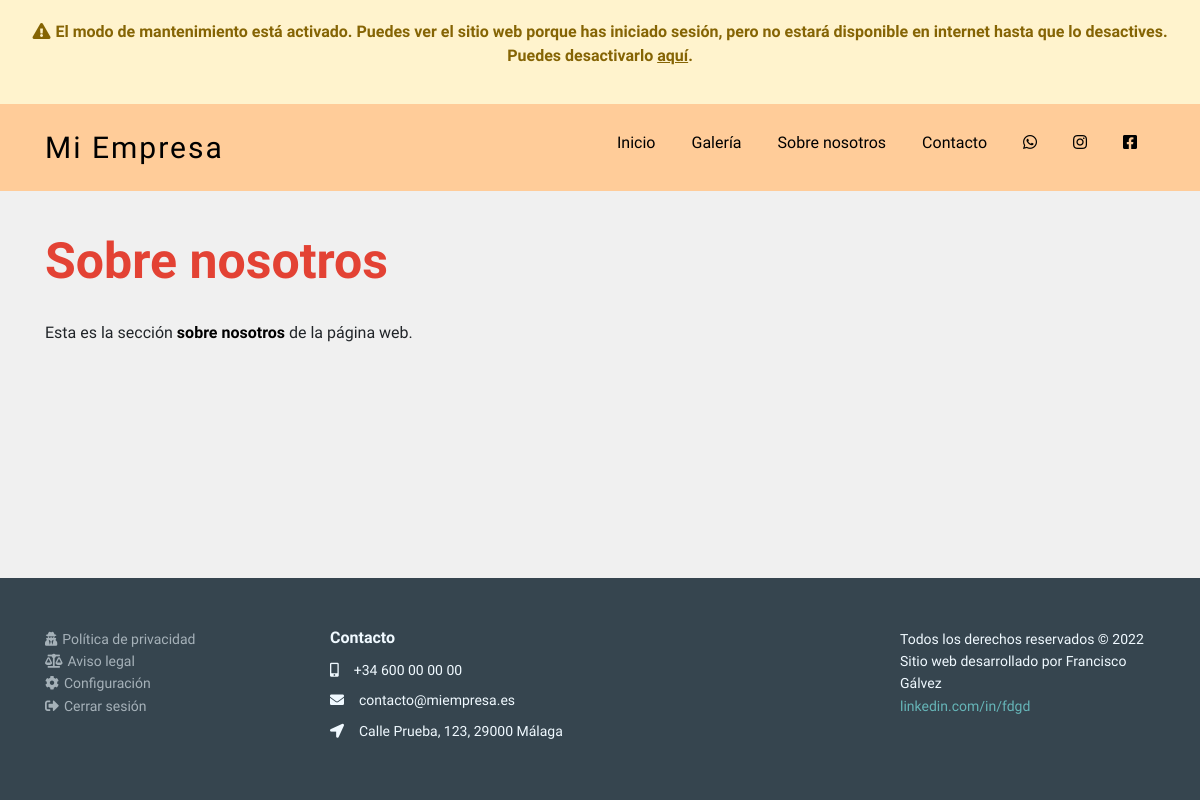
Screenshot of /sobre_nosotros.php (signed in) with the database file from the repository.
### tables this page shows
CREATE TABLE `company_info` (
  `key_info` varchar(255) NOT NULL,
  `value_info` longtext NOT NULL,
  `modifiedBy` int(4) NOT NULL
);

### public_html/scripts/get_uri.php (called while the page is built, shortened)
<?php
    function GetBaseUri() {
        return (isset($_SERVER['HTTPS']) && $_SERVER['HTTPS'] === 'on' ? "https" : "http") . "://$_SERVER[HTTP_HOST]";
    }
?>

### connection.php (called while the page is built)
<?php
    $DSN = 'mysql:dbname=vigal;host=127.0.0.1;charset=utf8mb4';
    $DB_user = 'root';
    $DB_pass = '';
?>

### public_html/scripts/get_site_settings.php (called while the page is built, shortened)
<?php
    require_once $_SERVER["DOCUMENT_ROOT"]."/dashboard/scripts/check_url_direct_access.php";
    require_once $_SERVER["DOCUMENT_ROOT"].'/dashboard/scripts/database_connection.php';
    function getSiteSettings() {
        $conn = new DatabaseConnection();
        $res = $conn->query("select * from company_info");
        $res[8]["value_info"] = json_decode($res[8]["value_info"], true);
        $res[4]["value_info"] = json_decode($res[4]["value_info"], true);
        return $res;
    }
?>

### public_html/dashboard/scripts/database_connection.php (called while the page is built, shortened)
<?php
    class DatabaseConnection {
        function __construct() {
            require dirname($_SERVER["DOCUMENT_ROOT"], 1).'/connection.php';
            try {
                $this->conn = new PDO($DSN, $DB_user, $DB_pass);
            } catch (PDOException $e) {
                echo 'Connection error: ' . $e->getMessage();
            }
        }
        public function query($sql) {
            $res = array();
            $aux = $this->conn->query($sql);
            if (gettype($aux) == "object") {
                while ($rows = $aux->fetch(PDO::FETCH_ASSOC)) {
                    array_push($res, $rows);
                }
                return $res;
            } else {
                $this->num_rows = 0;
                return $aux;
            }
        }
    }
?>

### public_html/scripts/get_maintenance_status.php (called while the page is built)
<?php
    function getMaintenanceStatus($site_settings) {
        if ($site_settings[11]["value_info"] == "false") return false;
        else return true;
    }
?>

### public_html/sobre_nosotros.php (the view, shortened to what this page needs)
<?php
    require_once $_SERVER["DOCUMENT_ROOT"]."/scripts/get_site_settings.php";
    require_once $_SERVER["DOCUMENT_ROOT"]."/scripts/get_uri.php";
    require_once $_SERVER["DOCUMENT_ROOT"]."/scripts/get_maintenance_status.php";
    $site_settings = getSiteSettings();
    $maintenance = getMaintenanceStatus($site_settings);
?>
<!DOCTYPE html>
<html lang="es">
<head>
    <link rel="stylesheet" href="<?=GetBaseUri()?>/includes/bootstrap/css/bootstrap.min.css">
    <link rel="stylesheet" href="<?=GetBaseUri()?>/includes/css/footer.css">
    <link rel="stylesheet" href="<?=GetBaseUri()?>/includes/css/Navigation-Clean.css">
    <link rel="stylesheet" href="<?=GetBaseUri()?>/includes/css/styles.css">
    <link rel="stylesheet" href="<?=GetBaseUri()?>/includes/fonts/fontawesome-all.min.css">
    <link rel="stylesheet" href="https://cdnjs.cloudflare.com/ajax/libs/animate.css/4.1.1/animate.min.css"/>
</head>
<body>
    <?php
    if ($maintenance && isset($_SESSION["loggedin"])) {
        include $_SERVER["DOCUMENT_ROOT"]."/snippets/maintenance_message.php";
    }
    include $_SERVER["DOCUMENT_ROOT"].'/includes/header.php';
    ?>
    <div class="container content">
        <h1 class="title">Sobre nosotros</h1>
        <?=$site_settings[9]["value_info"]?>
    </div>
    <?php
        include $_SERVER["DOCUMENT_ROOT"].'/includes/footer.php';
    ?>
</body>
</html>

### public_html/includes/header.php (shortened to what this page needs)
<nav class="nav-solid navbar navbar-expand-lg navigation-clean">
    <div class="container">
        <a class="navbar-brand" href="<?=GetBaseUri()?>" name="company_name"><?=$site_settings[2]["value_info"]?></a>
        <div class="collapse navbar-collapse" id="navcol-1" style="margin-left: 5%;">
            <ul class="navbar-nav nav ml-auto mt-2 mt-lg-0">
                <li class="nav-item"><a class="nav-link underline-animated" href="<?=GetBaseUri()?>">Inicio</a></li>
                <li class="nav-item"><a class="nav-link underline-animated" href="<?=GetBaseUri()?>/galeria">Galería</a></li>
                <li class="nav-item"><a class="nav-link underline-animated" href="<?=GetBaseUri()?>/sobre-nosotros">Sobre nosotros</a></li>
                <li class="nav-item"><a class="nav-link underline-animated" href="<?=GetBaseUri()?>/contacto">Contacto</a></li>
                <li class="nav-item">
                    <div class="social-div">
                        <?php if (isset($site_settings[4]["value_info"]["whatsapp"])):?>
                            <div class="social-link">
                                <a class="nav-link whatsapp" data-bs-hover-animate="pulse" target="blank" href="https://wa.me/<?=$site_settings[4]["value_info"]["whatsapp"]?>"><i class="fab fa-whatsapp fa-w-16"></i></a>
                            </div>
                        <?php endif; ?>
                        <?php if (isset($site_settings[4]["value_info"]["instagram"])):?>
                            <div class="social-link">
                                <a class="nav-link instagram" data-bs-hover-animate="pulse" target="blank" href="https://www.instagram.com/<?=$site_settings[4]["value_info"]["instagram"]?>"><i class="fab fa-instagram"></i></a>
                            </div>
                        <?php endif; ?>
                        <?php if (isset($site_settings[4]["value_info"]["facebook"])):?>
                            <div class="social-link">
                                <a class="nav-link facebook" data-bs-hover-animate="pulse" target="blank" href="https://www.facebook.com/<?=$site_settings[4]["value_info"]["facebook"]?>"><i class="fab fa-facebook-square"></i></a>
                            </div>
                        <?php endif; ?>
                    </div>
                </li>
            </ul>
        </div>
    </div>
</nav>

### public_html/includes/footer.php
<footer>
    <div class="container">
        <div class="row">
            <div class="col-12 col-sm-5 col-md-3 footer-links">
                <ul>
                    <li><a href="<?=GetBaseUri()?>/politica-privacidad"><i class="fas fa-user-secret" style="margin-right: 5px;"></i>Política de privacidad</a></li>
                    <li><a href="<?=GetBaseUri()?>/aviso-legal"><i class="fas fa-balance-scale" style="margin-right: 5px;"></i>Aviso legal</a></li>
                    <?php
                        if (!isset($_SESSION['loggedin'])) {
                            echo '<li><a href="'.GetBaseUri().'/login"><i class="fas fa-sign-in-alt" style="margin-right: 5px;"></i>Iniciar sesión</a></li>';
                        } else {
                            echo '<li><a href="'.GetBaseUri().'/dashboard?page=start"><i class="fas fa-cog" style="margin-right: 5px;"></i>Configuración</a></li>';
                            echo '<li><a href="'.GetBaseUri().'/scripts/logout.php"><i class="fas fa-sign-out-alt" style="margin-right: 5px;"></i>Cerrar sesión</a></li>';
                        }
                    ?>
                </ul>
            </div>
            <div class="col-12 col-sm-7 col-md-6">
                <h3>Contacto</h3>
                <ul>
                    <li style="color: rgb(240,249,255);"><i class="fas fa-mobile-alt" style="padding-right: 5px;"></i><label id="telephone"><?=$site_settings[0]["value_info"]?></label></li>
                    <li style="color: rgb(240,249,255);"><i class="fas fa-envelope" style="padding-right: 5px;"></i><label id="email"><?=$site_settings[3]["value_info"]?></label></li>
                    <li style="color: rgb(240,249,255);"><i class="fas fa-location-arrow" style="padding-right: 5px;"></i><label id="address"><?=$site_settings[1]["value_info"]?></label></li>
                </ul>
            </div>
            <div class="col-12 col-sm-12 col-md-3 web-author">
                <ul>
                    <li>Todos los derechos reservados © <?=date('Y')?></li>
                    <li>Sitio web desarrollado por Francisco Gálvez</li>
                    <li><a class="footer_link" target="blank" href="https://www.linkedin.com/in/fdgd">linkedin.com/in/fdgd</a></li>
                </ul>
            </div>
        </div>
    </div>
</footer>

### public_html/includes/css/footer.css (style rules this page uses)
footer { padding: 50px 0; color: #f0f9ff; background-color: #282d32; }
footer h3 { margin-top: 0; margin-bottom: 12px; font-weight: bold; font-size: 16px; }
footer ul { padding: 0; list-style: none; line-height: 1.6; font-size: 14px; margin-bottom: 0; }
footer ul a { color: inherit; text-decoration: none; opacity: 0.6; }

### public_html/includes/css/Navigation-Clean.css (style rules this page uses)
.navigation-clean { background: #fff; padding-top: .75rem; padding-bottom: .75rem; border-radius: 0; box-shadow: none; border: none; margin-bottom: 0; }
@media (min-width:768px) { .navigation-clean { padding-top: 1rem; padding-bottom: 1rem; } }
.navigation-clean .navbar-brand { font-weight: bold; color: inherit; }
.navigation-clean .navbar-collapse, .navigation-clean .form-inline { border-top-color: #ddd; }
.navigation-clean.navbar .navbar-nav .nav-link { padding-left: 18px; padding-right: 18px; }

### public_html/includes/css/styles.css (style rules this page uses)
:root { --navbar-main-color: #ffcc99; --navbar-link-hover-color: #F08000; --footer-main-color: #36454F; --footer-link-hover-color: #ffcc99; --body-background-color: #f0f0f0; --navbar-text-color: black ; --title-color: #E34234; --button-main-color: #FFDB58; --button-hover-bg-color: #F3E5AB; --button-hover-text-color: rgb(37, 37, 37); --button-text-color: black; --navigation-button-text-color: white; --button-2-main-color: #ff9999; --button-2-hover-bg-color: #ffcccc; --button-3-main-color: #6fdc87; --button-3-hover-bg-color: #98e6a9; --div-bg-color-1: #e6e6e6; --div-bg-color-2: #f2f2f2; --custom-checkbox-bg-selected: #ffcc99; --pagination-main-color: #ffb162; }
.navbar-brand { font-family: 'Great Vibes'; letter-spacing: 2px; padding-right: 15px; font-weight: lighter !important; font-size: 30px; }
.navbar { color: var(--navbar-text-color) !important; }
body { background-color: var(--body-background-color); min-height: 100vh !important; margin: 0; font-family: 'Quicksand'; display: flex; flex-direction: column; }
.social-link { float: left; width: 50px; height: 50px; }
body a { color: var(--navbar-link-color) !important; }
.nav-link { display: inline-block !important; position: relative !important; color: var(--navbar-text-color); padding-bottom: 3px !important; }
.underline-animated:after { content: '' !important; display: block !important; margin: auto !important; height: 3px !important; width: 0px !important; background: transparent !important; transition: width .5s ease, background-color .5s ease !important; }
.nav-solid { background-color: var(--navbar-main-color) !important; transition: background-color 200ms linear !important; }
footer { margin-top: auto; background-color: var(--footer-main-color) !important; }
.footer_link { color: #85FFFD !important; }
ul { list-style-type: none; padding-left: 0; }
li > i { margin-right: 10px; }
@media (min-width: 991px) { h1.title { color: var(--title-color); font-size: 50px !important; text-align: left !important; margin-bottom: 30px !important; font-weight: bold !important; } }
@media (min-width: 991px) { .content { margin-top:40px; margin-bottom:40px; } }
footer { margin-bottom: 0; }

### rows the page displays
company_info: value_info "Mi Empresa"
company_info: value_info "Esta es la sección sobre nosotros de la página web."
company_info: value_info "+34 600 00 00 00"
company_info: value_info "contacto@miempresa.es"
company_info: value_info "Calle Prueba, 123, 29000 Málaga"
